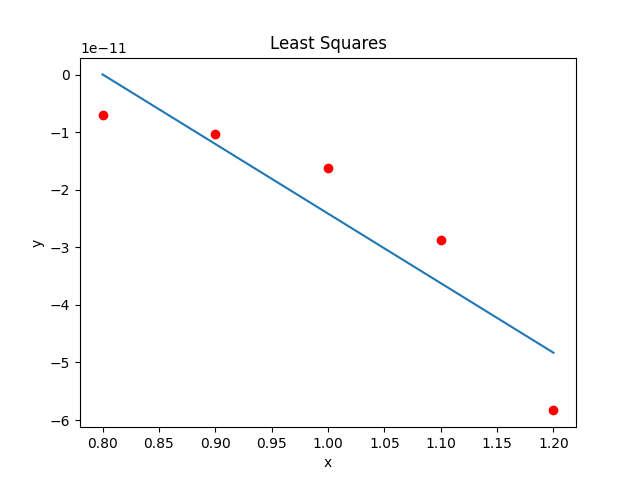

Write the Python code that produced this figure.
import matplotlib.pyplot as plt

def leastSquares(x, y):
  n = len(x)
  a11 = n
  a12 = 0
  a22 = 0
  b1 = 0
  b2 = 0
  for i in range(0, n):
    a12 += x[i]
    a22 += x[i] * x[i]
    b1 += y[i]
    b2 += x[i] * y[i]
  a21 = a12
  detA = (a11 * a22) - (a12 * a21)

  aInv11 = a22 / detA
  aInv21 = -a21 / detA
  aInv22 = a11 / detA

  b = aInv11 * b1 + aInv21 * b2
  a = aInv21 * b1 + aInv22 * b2

  return [a, b]


xs = [0.8, 0.9, 1.0, 1.1, 1.2]
ys = [-7.099792975751029e-12, -1.0309100795247161e-11, -1.6310050532375442e-11, -2.867543702489428e-11, -5.83248588315044e-11]

a, b = leastSquares(xs, ys)
points = [a * x + b for x in xs]
print([a, b])

plt.xlabel('x')
plt.ylabel('y')
plt.plot(xs, ys, 'ro')
plt.plot(xs, points)
plt.title('Least Squares')
plt.show()
